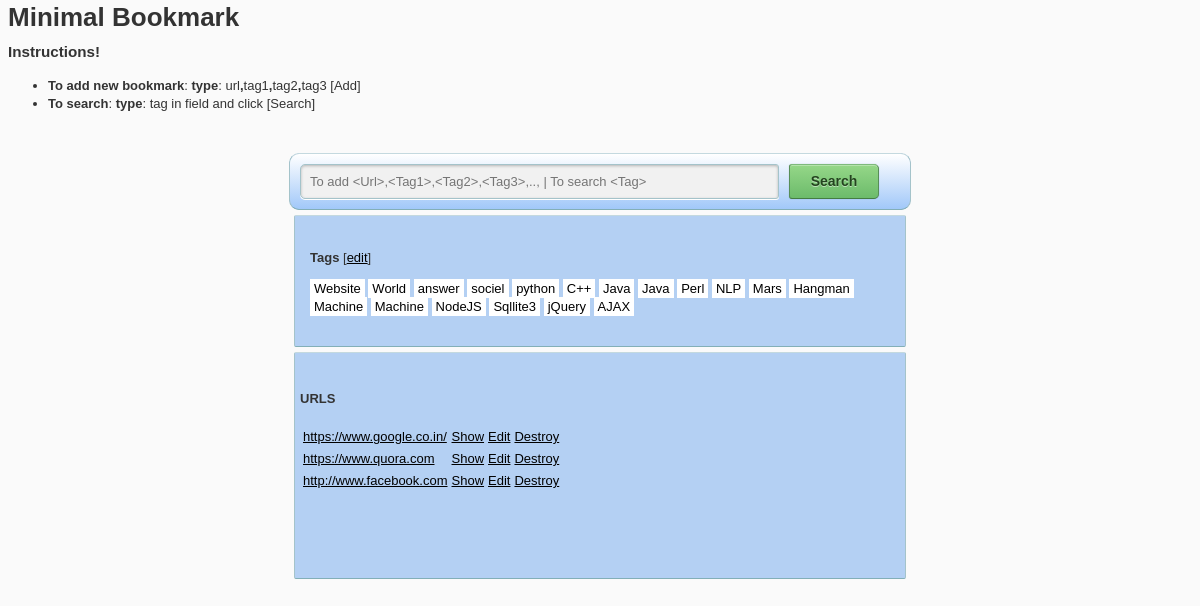
The app's page /, older data.
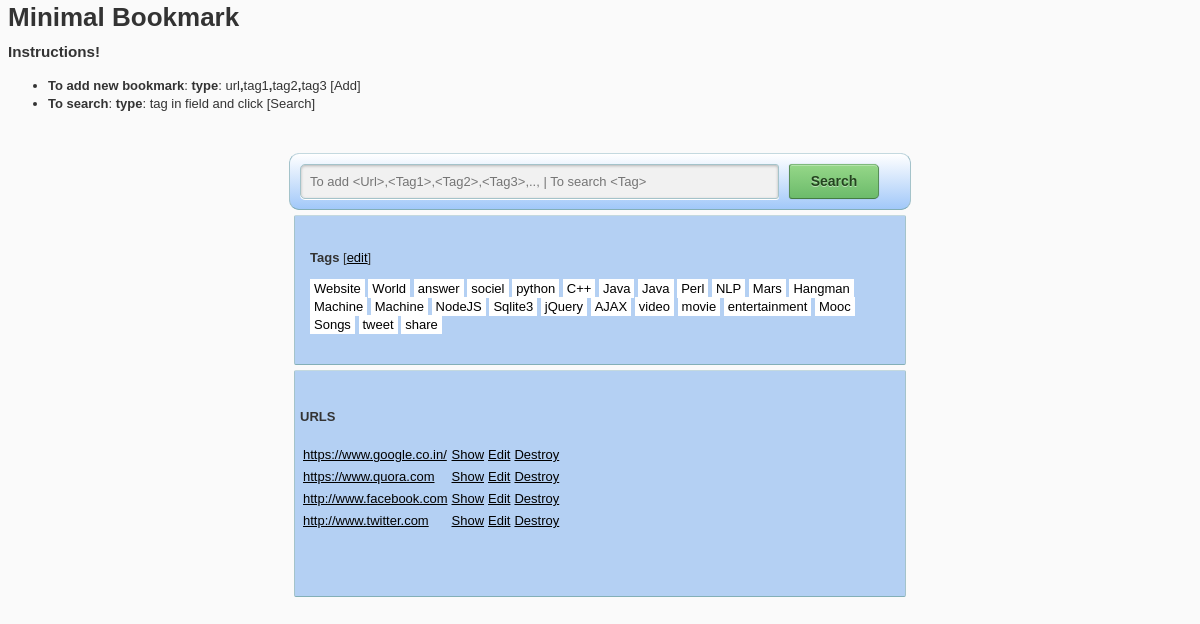
The same page, newer data.
### bookmark/models.py (models this page shows, shortened)
@python_2_unicode_compatible
class T_Tag(models.Model):
	TagID = models.AutoField(primary_key=True)
	Tag = models.CharField(max_length=100)

@python_2_unicode_compatible
class T_URL(models.Model):
	URLID= models.AutoField(primary_key=True)
	URL = models.CharField(max_length=1000)

### bookmark/views.py (the view)
# urls.py: url(r'^$', views.showHome, name='index'),
def showHome(request):
	url_list = T_URL.objects.all()
	tag_list = T_Tag.objects.all()
	url_tag_list = T_URL_Tag.objects.all()
	context = {
		'url_list': url_list,
		'tag_list': tag_list,
		'url_tag_list': url_tag_list,
	}
	return render(request,'bookmark/index.html', context)

### bookmark/templates/bookmark/index.html (shortened to what this page needs)
{% load staticfiles %}
<link rel="stylesheet" type="text/css" href="{% static 'bookmark/style.css' %}" />
<body>
<h1>Minimal Bookmark</h1>
<h3>Instructions!</h3>
<ul>
<li><b>To add new bookmark</b>:
<b>type</b>: url<b>,</b>tag1<b>,</b>tag2<b>,</b>tag3 [Add]
</li><li>
<b>To search</b>:
<b>type</b>: tag in field and click [Search]
</li>
</ul>
<div id="searchbox">
<form class="form-inline" method="POST">
  <div class="form-group ">
    <input type="text" class="form-control col-sm-8" id="search" placeholder="To add <Url>,<Tag1>,<Tag2>,<Tag3>,.., | To search <Tag>" />
  </div>
  <button type="submit" id="add-input" class="btn btn-default">Search</button>
</form>
</div>
<div id="tagbox">
<p><b>Tags</b> [<a href="/tags">edit</a>]</p>
{% if tag_list %}
    {% for tagRow in tag_list %}
        <span class="tag">{{ tagRow.Tag }}</span>
    {% endfor %}
{% else %}
    <p>No tags are available.</p>
{% endif %}
</div>
<div id="resultbox">
<h4>URLS</h4>
{% if url_list %}
    <table id="bookmark-list">
    {% for urlRow in url_list %}
    <tr>
        <td><a href="{{ urlRow.URL }}">{{ urlRow.URL }}</a></td>
        <td><a href = "/bookmark/{{urlRow.URLID}}">Show</a> </td>
        <td><a href = "/bookmark/{{urlRow.URLID}}/edit">Edit</a> </td>
        <td><a href = "/bookmark/{{urlRow.URLID}}" class="destroyBookmark" value="{{urlRow.URLID}}">Destroy</a></td>
    </tr>
    {% endfor %}
    </table>
{% else %}
    <p>No URL are available.</p>
{% endif %}
</div>
</body>

Row changes from the older to the newer data that the page shows:
changed T_Tag: Tag "Sqllite3" → "Sqlite3"
added T_Tag: Tag "video"
added T_Tag: Tag "movie"
added T_Tag: Tag "entertainment"
added T_Tag: Tag "Mooc"
added T_Tag: Tag "Songs"
added T_Tag: Tag "tweet"
added T_Tag: Tag "share"
added T_URL: URL "http://www.twitter.com", {{ urlRow.URLID }} 11 (drawn)
